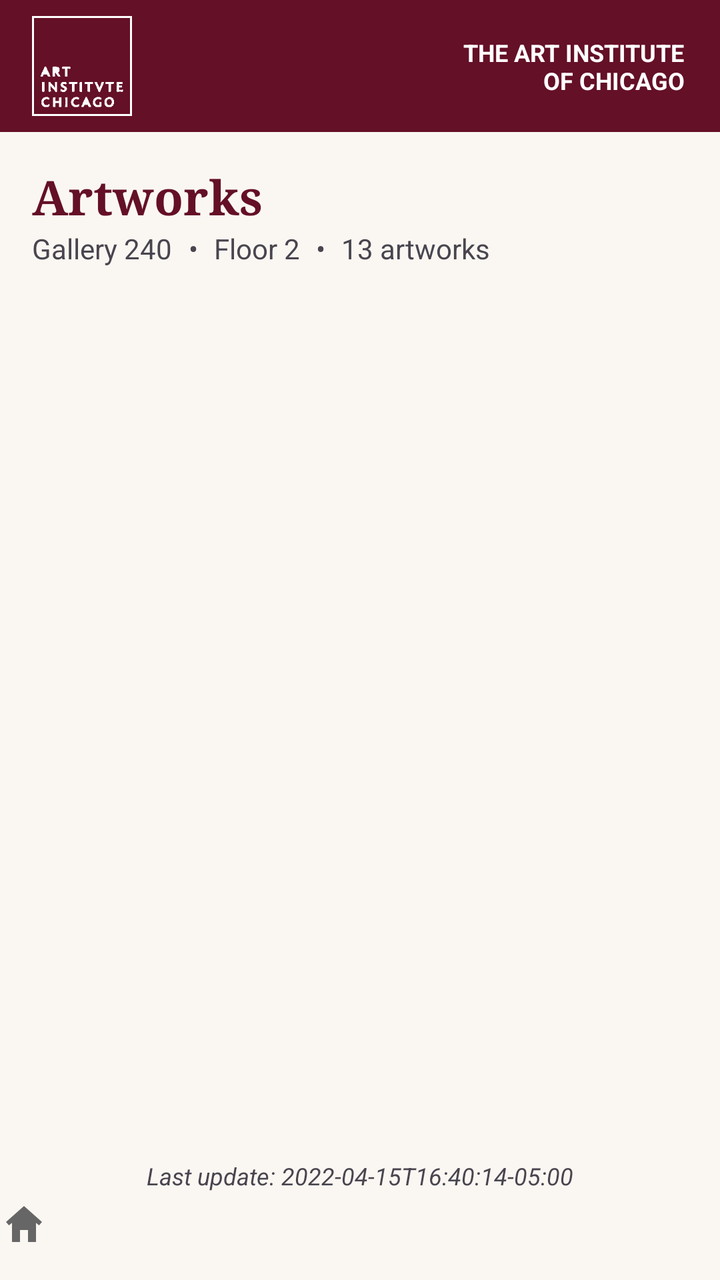
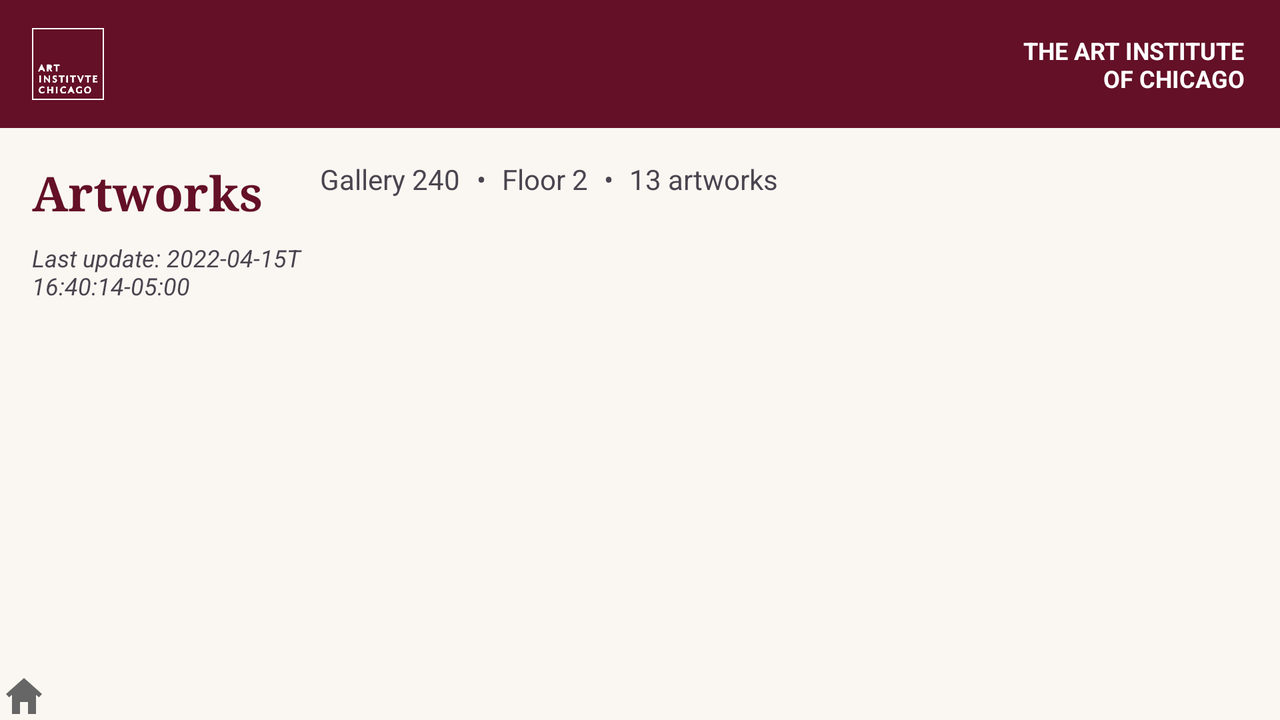

Compare how this app lays out the same screen by default and in its alternative resource folder. The renders come first, then the two layout files and the values they reference.
<!-- AndroidManifest.xml: application theme Theme.ArtInstituteOfChicago -->
<!-- res/layout/activity_artwork_list.xml -->
<?xml version="1.0" encoding="utf-8"?>
<androidx.constraintlayout.widget.ConstraintLayout xmlns:android="http://schemas.android.com/apk/res/android"
    xmlns:app="http://schemas.android.com/apk/res-auto"
    xmlns:tools="http://schemas.android.com/tools"
    android:id="@+id/main"
    android:layout_width="match_parent"
    android:layout_height="match_parent"
    android:background="@color/activity_bg"
    tools:context=".ArtworkListActivity">

    <include
        android:id="@+id/bottom_nav"
        layout="@layout/bottom_navigation"
        android:layout_width="0dp"
        android:layout_height="wrap_content"
        android:layout_marginBottom="16dp"
        app:layout_constraintBottom_toBottomOf="parent"
        app:layout_constraintEnd_toEndOf="parent"
        app:layout_constraintStart_toStartOf="parent" />

    <include
        android:id="@+id/top_banner"
        layout="@layout/top_banner"
        android:layout_width="0dp"
        android:layout_height="wrap_content"
        app:layout_constraintEnd_toEndOf="parent"
        app:layout_constraintStart_toStartOf="parent"
        app:layout_constraintTop_toTopOf="parent" />

    <TextView
        android:id="@+id/artworks_heading"
        android:layout_width="wrap_content"
        android:layout_height="wrap_content"
        android:layout_marginStart="16dp"
        android:layout_marginTop="16dp"
        android:fontFamily="serif"
        android:text="@string/artworks"
        android:textColor="@color/maroon"
        android:textSize="24sp"
        android:textStyle="bold"
        app:layout_constraintStart_toStartOf="parent"
        app:layout_constraintTop_toBottomOf="@id/top_banner" />

    <TextView
        android:id="@+id/artworks_gallery_title"
        android:layout_width="wrap_content"
        android:layout_height="wrap_content"
        android:layout_marginStart="16dp"
        app:layout_constraintStart_toStartOf="parent"
        app:layout_constraintTop_toBottomOf="@id/artworks_heading"
        tools:text="Gallery 240" />

    <TextView
        android:id="@+id/artworks_floor"
        android:layout_width="wrap_content"
        android:layout_height="wrap_content"
        android:layout_marginStart="8dp"
        app:layout_constraintStart_toEndOf="@id/floor_dot"
        app:layout_constraintTop_toTopOf="@id/artworks_gallery_title"
        tools:text="Floor 2" />

    <TextView
        android:id="@+id/artworks_count"
        android:layout_width="wrap_content"
        android:layout_height="wrap_content"
        android:layout_marginStart="8dp"
        app:layout_constraintStart_toEndOf="@id/artwork_count_dot"
        app:layout_constraintTop_toTopOf="@+id/artworks_gallery_title"
        tools:text="13 artworks" />

    <androidx.recyclerview.widget.RecyclerView
        android:id="@+id/artwork_recycler"
        android:layout_width="0dp"
        android:layout_height="0dp"
        android:layout_marginStart="16dp"
        android:layout_marginTop="8dp"
        android:layout_marginEnd="16dp"
        android:overScrollMode="ifContentScrolls"
        android:scrollbars="vertical"
        app:layout_constraintBottom_toTopOf="@id/last_update"
        app:layout_constraintEnd_toEndOf="parent"
        app:layout_constraintStart_toStartOf="parent"
        app:layout_constraintTop_toBottomOf="@id/artworks_count" />

    <TextView
        android:id="@+id/last_update"
        android:layout_width="wrap_content"
        android:layout_height="wrap_content"
        android:layout_marginTop="4dp"
        android:layout_marginBottom="4dp"
        android:textSize="12sp"
        android:textStyle="italic"
        app:layout_constraintBottom_toTopOf="@id/bottom_nav"
        app:layout_constraintEnd_toEndOf="parent"
        app:layout_constraintStart_toStartOf="parent"
        tools:text="Last update: 2022-04-15T16:40:14-05:00" />

    <TextView
        android:id="@+id/floor_dot"
        android:layout_width="wrap_content"
        android:layout_height="wrap_content"
        android:layout_marginStart="8dp"
        android:text="@string/info_separator"
        app:layout_constraintStart_toEndOf="@+id/artworks_gallery_title"
        app:layout_constraintTop_toTopOf="@id/artworks_gallery_title" />

    <TextView
        android:id="@+id/artwork_count_dot"
        android:layout_width="wrap_content"
        android:layout_height="wrap_content"
        android:layout_marginStart="8dp"
        android:text="@string/info_separator"
        app:layout_constraintStart_toEndOf="@id/artworks_floor"
        app:layout_constraintTop_toTopOf="@id/artworks_gallery_title" />

</androidx.constraintlayout.widget.ConstraintLayout>
<!-- res/layout/bottom_navigation.xml (included above) -->
<?xml version="1.0" encoding="utf-8"?>
<androidx.constraintlayout.widget.ConstraintLayout xmlns:android="http://schemas.android.com/apk/res/android"
    xmlns:app="http://schemas.android.com/apk/res-auto"
    xmlns:tools="http://schemas.android.com/tools"
    android:id="@+id/bottom_nav"
    android:layout_width="match_parent"
    android:layout_height="match_parent" >

    <androidx.constraintlayout.widget.Guideline
        android:id="@+id/guideline3"
        android:layout_width="wrap_content"
        android:layout_height="wrap_content"
        android:orientation="horizontal"
        app:layout_constraintGuide_percent="0.90465873" />

    <ImageView
        android:id="@+id/imageView2"
        android:layout_width="wrap_content"
        android:layout_height="wrap_content"
        app:srcCompat="@drawable/ic_home_grey"
        tools:layout_editor_absoluteX="2dp"
        tools:layout_editor_absoluteY="800dp" />
</androidx.constraintlayout.widget.ConstraintLayout>
<!-- res/layout/top_banner.xml (included above) -->
<?xml version="1.0" encoding="utf-8"?>
<androidx.appcompat.widget.Toolbar xmlns:android="http://schemas.android.com/apk/res/android"
    xmlns:app="http://schemas.android.com/apk/res-auto"
    android:id="@+id/top_banner"
    android:layout_width="match_parent"
    android:layout_height="wrap_content"
    android:background="@color/maroon"
    app:contentInsetLeft="0dp"
    app:contentInsetStart="0dp">

    <androidx.constraintlayout.widget.ConstraintLayout
        android:id="@+id/toolbar_constraint"
        android:layout_width="match_parent"
        android:layout_height="match_parent">

        <ImageView
            android:id="@+id/toolbar_logo"
            android:layout_width="@dimen/banner_logo_size"
            android:layout_height="@dimen/banner_logo_size"
            android:layout_marginStart="16dp"
            android:layout_marginTop="@dimen/banner_logo_margin"
            android:layout_marginBottom="@dimen/banner_logo_margin"
            android:adjustViewBounds="true"
            android:contentDescription="@string/aic_logo"
            android:scaleType="fitCenter"
            app:layout_constraintBottom_toBottomOf="parent"
            app:layout_constraintStart_toStartOf="parent"
            app:layout_constraintTop_toTopOf="parent"
            app:srcCompat="@drawable/aic_logo" />

        <TextView
            android:id="@+id/toolbar_title"
            android:layout_height="wrap_content"
            android:layout_marginEnd="18dp"
            android:fontFamily="sans-serif"
            android:text="@string/the_art_institute_of_chicago"
            android:textAlignment="viewEnd"
            android:textAllCaps="true"
            android:textColor="@color/white"
            android:textSize="12sp"
            android:textStyle="bold"
            app:layout_constraintBottom_toBottomOf="parent"
            app:layout_constraintEnd_toEndOf="parent"
            app:layout_constraintTop_toTopOf="parent"
            android:layout_width="wrap_content"/>

    </androidx.constraintlayout.widget.ConstraintLayout>

</androidx.appcompat.widget.Toolbar>
<!-- resources referenced by this layout -->
<resources>
  <color name="activity_bg">#FFFAF7F2</color>
  <color name="maroon">#FF641027</color>
  <color name="white">#FFFFFFFF</color>
  <dimen name="banner_logo_margin">8dp</dimen>
  <dimen name="banner_logo_size">50dp</dimen>
  <!-- drawable aic_logo: png bitmap (drawable, 1625 bytes) -->
  <!-- drawable ic_home_grey (drawable) -->
  <vector xmlns:android="http://schemas.android.com/apk/res/android"
      android:width="24dp" android:height="24dp"
      android:viewportWidth="24" android:viewportHeight="24">
      <path
          android:fillColor="@color/icon_grey"
          android:pathData="M3,11 L12,3 L21,11 L19.5,12.7 L18,11.4 V21 H14 V15 H10 V21 H6 V11.4 L4.5,12.7 Z"/>
  </vector>
  <string name="aic_logo">Art Institute of Chicago logo</string>
  <string name="artworks">Artworks</string>
  <string name="info_separator">•</string>
  <string name="the_art_institute_of_chicago">The Art Institute\nof Chicago</string>
  <style name="Theme.ArtInstituteOfChicago" parent="Base.Theme.ArtInstituteOfChicago" />
  <color name="icon_grey">#FF666666</color>
  <style name="Base.Theme.ArtInstituteOfChicago" parent="Theme.Material3.DayNight.NoActionBar">
          
          
      </style>
</resources>
<!-- res/layout-land/activity_artwork_list.xml (the repository's variant of the layout above) -->
<!-- drawn on the phone turned sideways -->
<?xml version="1.0" encoding="utf-8"?>
<androidx.constraintlayout.widget.ConstraintLayout xmlns:android="http://schemas.android.com/apk/res/android"
    xmlns:app="http://schemas.android.com/apk/res-auto"
    xmlns:tools="http://schemas.android.com/tools"
    android:id="@+id/main"
    android:layout_width="match_parent"
    android:layout_height="match_parent"
    android:background="@color/activity_bg"
    tools:context=".ArtworkListActivity">

    <include
        android:id="@+id/bottom_nav"
        layout="@layout/bottom_navigation"
        android:layout_width="0dp"
        android:layout_height="wrap_content"
        app:layout_constraintBottom_toBottomOf="parent"
        app:layout_constraintEnd_toEndOf="parent"
        app:layout_constraintStart_toStartOf="parent" />

    <include
        android:id="@+id/top_banner"
        layout="@layout/top_banner"
        android:layout_width="0dp"
        android:layout_height="wrap_content"
        app:layout_constraintEnd_toEndOf="parent"
        app:layout_constraintStart_toStartOf="parent"
        app:layout_constraintTop_toTopOf="parent" />

    
    <androidx.constraintlayout.widget.Guideline
        android:id="@+id/artworks_split_guideline"
        android:layout_width="wrap_content"
        android:layout_height="wrap_content"
        android:orientation="vertical"
        app:layout_constraintGuide_percent="0.25" />

    <TextView
        android:id="@+id/artworks_heading"
        android:layout_width="0dp"
        android:layout_height="wrap_content"
        android:layout_marginStart="16dp"
        android:layout_marginTop="16dp"
        android:layout_marginEnd="8dp"
        android:fontFamily="serif"
        android:text="@string/artworks"
        android:textColor="@color/maroon"
        android:textSize="24sp"
        android:textStyle="bold"
        app:layout_constraintEnd_toStartOf="@id/artworks_split_guideline"
        app:layout_constraintStart_toStartOf="parent"
        app:layout_constraintTop_toBottomOf="@id/top_banner" />

    <TextView
        android:id="@+id/last_update"
        android:layout_width="0dp"
        android:layout_height="wrap_content"
        android:layout_marginTop="8dp"
        android:textSize="12sp"
        android:textStyle="italic"
        app:layout_constraintEnd_toEndOf="@id/artworks_heading"
        app:layout_constraintStart_toStartOf="@id/artworks_heading"
        app:layout_constraintTop_toBottomOf="@id/artworks_heading"
        tools:text="Last update: 2022-04-15T16:40:14-05:00" />

    
    <TextView
        android:id="@+id/artworks_gallery_title"
        android:layout_width="wrap_content"
        android:layout_height="wrap_content"
        android:layout_marginTop="16dp"
        app:layout_constraintStart_toStartOf="@id/artworks_split_guideline"
        app:layout_constraintTop_toBottomOf="@id/top_banner"
        tools:text="Gallery 240" />

    <TextView
        android:id="@+id/floor_dot"
        android:layout_width="wrap_content"
        android:layout_height="wrap_content"
        android:layout_marginStart="8dp"
        android:text="@string/info_separator"
        app:layout_constraintStart_toEndOf="@id/artworks_gallery_title"
        app:layout_constraintTop_toTopOf="@id/artworks_gallery_title" />

    <TextView
        android:id="@+id/artworks_floor"
        android:layout_width="wrap_content"
        android:layout_height="wrap_content"
        android:layout_marginStart="8dp"
        app:layout_constraintStart_toEndOf="@id/floor_dot"
        app:layout_constraintTop_toTopOf="@id/artworks_gallery_title"
        tools:text="Floor 2" />

    <TextView
        android:id="@+id/artwork_count_dot"
        android:layout_width="wrap_content"
        android:layout_height="wrap_content"
        android:layout_marginStart="8dp"
        android:text="@string/info_separator"
        app:layout_constraintStart_toEndOf="@id/artworks_floor"
        app:layout_constraintTop_toTopOf="@id/artworks_gallery_title" />

    <TextView
        android:id="@+id/artworks_count"
        android:layout_width="wrap_content"
        android:layout_height="wrap_content"
        android:layout_marginStart="8dp"
        app:layout_constraintStart_toEndOf="@id/artwork_count_dot"
        app:layout_constraintTop_toTopOf="@id/artworks_gallery_title"
        tools:text="13 artworks" />

    <androidx.recyclerview.widget.RecyclerView
        android:id="@+id/artwork_recycler"
        android:layout_width="0dp"
        android:layout_height="0dp"
        android:layout_marginTop="4dp"
        android:layout_marginEnd="16dp"
        android:overScrollMode="ifContentScrolls"
        android:scrollbars="vertical"
        app:layout_constraintBottom_toTopOf="@id/bottom_nav"
        app:layout_constraintEnd_toEndOf="parent"
        app:layout_constraintStart_toEndOf="@id/artworks_split_guideline"
        app:layout_constraintTop_toBottomOf="@id/artworks_gallery_title" />

</androidx.constraintlayout.widget.ConstraintLayout>
<!-- resources referenced by the variant -->
<!-- as the phone turned sideways resolves them -->
<resources>
  <color name="activity_bg">#FFFAF7F2</color>
  <color name="maroon">#FF641027</color>
  <color name="white">#FFFFFFFF</color>
  <!-- from res/values-land/ -->
  <dimen name="banner_logo_margin">6dp</dimen>
  <!-- from res/values-land/ -->
  <dimen name="banner_logo_size">36dp</dimen>
  <!-- drawable aic_logo: png bitmap (drawable, 1625 bytes) -->
  <!-- drawable ic_home_grey (drawable) -->
  <vector xmlns:android="http://schemas.android.com/apk/res/android"
      android:width="24dp" android:height="24dp"
      android:viewportWidth="24" android:viewportHeight="24">
      <path
          android:fillColor="@color/icon_grey"
          android:pathData="M3,11 L12,3 L21,11 L19.5,12.7 L18,11.4 V21 H14 V15 H10 V21 H6 V11.4 L4.5,12.7 Z"/>
  </vector>
  <string name="aic_logo">Art Institute of Chicago logo</string>
  <string name="artworks">Artworks</string>
  <string name="info_separator">•</string>
  <string name="the_art_institute_of_chicago">The Art Institute\nof Chicago</string>
  <style name="Theme.ArtInstituteOfChicago" parent="Base.Theme.ArtInstituteOfChicago" />
  <color name="icon_grey">#FF666666</color>
  <style name="Base.Theme.ArtInstituteOfChicago" parent="Theme.Material3.DayNight.NoActionBar">
          
          
      </style>
</resources>
